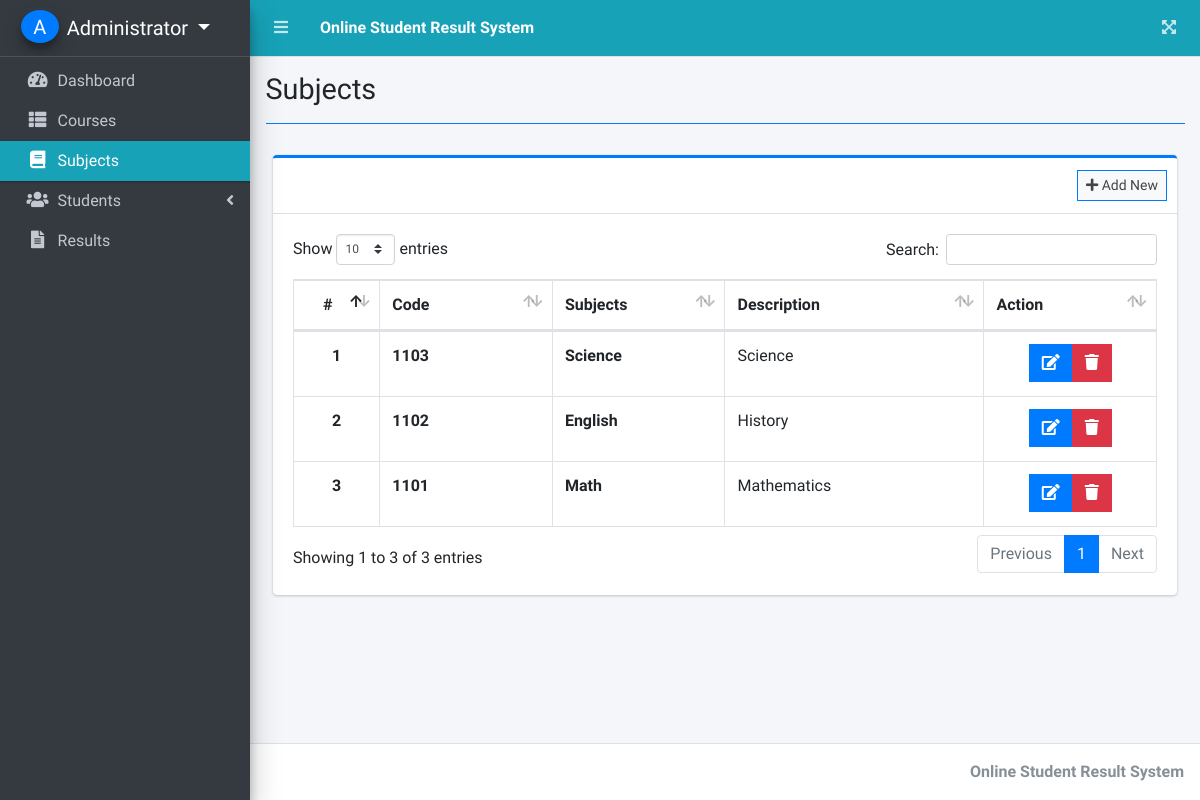
The app's page /index.php?page=subjects (signed in), older data.
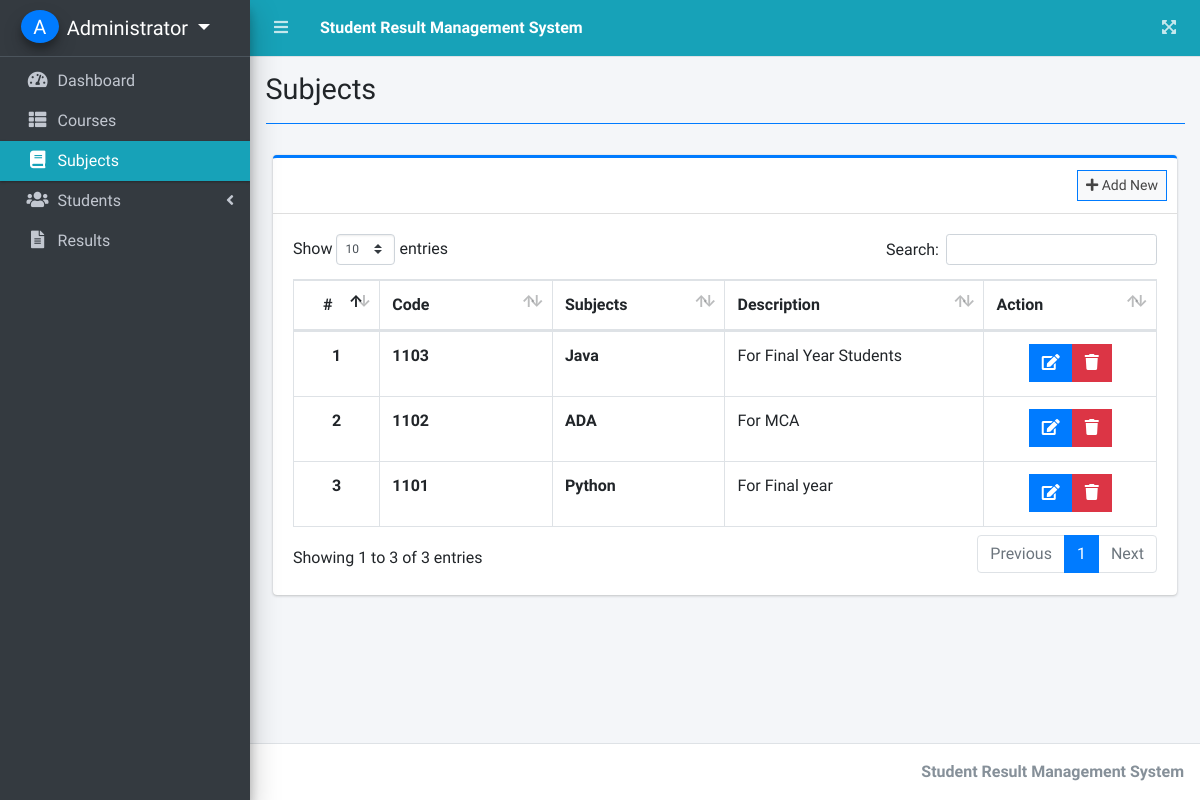
The same page, newer data.
### tables this page shows
CREATE TABLE `subjects` (
  `id` int(30) NOT NULL,
  `subject_code` varchar(50) NOT NULL,
  `subject` varchar(200) NOT NULL,
  `description` text NOT NULL,
  `date_created` datetime NOT NULL DEFAULT current_timestamp()
);

### subjects.php (the view, shortened to what this page needs)
<?php include'db_connect.php' ?>
<div class="col-lg-12">
	<div class="card card-outline card-primary">
		<div class="card-header">
			<div class="card-tools">
				<a class="btn btn-block btn-sm btn-default btn-flat border-primary new_subject" href="javascript:void(0)"><i class="fa fa-plus"></i> Add New</a>
			</div>
		</div>
		<div class="card-body">
			<table class="table tabe-hover table-bordered" id="list">
				<colgroup>
					<col width="10%">
					<col width="20%">
					<col width="20%">
					<col width="30%">
					<col width="20%">
				</colgroup>
				<thead>
					<tr>
						<th class="text-center">#</th>
						<th>Code</th>
						<th>Subjects</th>
						<th>Description</th>
						<th>Action</th>
					</tr>
				</thead>
				<tbody>
					<?php
					$i = 1;
					$qry = $conn->query("SELECT * FROM subjects order by unix_timestamp(date_created) desc ");
					while($row= $qry->fetch_assoc()):
					?>
					<tr>
						<th class="text-center"><?php echo $i++ ?></th>
						<td><b><?php echo ucwords($row['subject_code']) ?></b></td>
						<td><b><?php echo ucwords($row['subject']) ?></b></td>
						<td><p class=""><?php echo $row['description'] ?></p></td>
						<td class="text-center">
		                    <div class="btn-group">
		                        <a href="javascript:void(0)" data-id='<?php echo $row['id'] ?>' class="btn btn-primary btn-flat manage_subject">
		                          <i class="fas fa-edit"></i>
		                        </a>
		                        <button type="button" class="btn btn-danger btn-flat delete_subject" data-id="<?php echo $row['id'] ?>">
		                          <i class="fas fa-trash"></i>
		                        </button>
	                      </div>
						</td>
					</tr>
				<?php endwhile; ?>
				</tbody>
			</table>
		</div>
	</div>
</div>

### index.php (shortened to what this page needs)
<!DOCTYPE html>
<html lang="en">
<?php
	include 'header.php'
?>
<body class="hold-transition sidebar-mini layout-fixed layout-navbar-fixed layout-footer-fixed">
<div class="wrapper">
  <?php include 'topbar.php' ?>
  <?php include 'sidebar.php' ?>
  <div class="content-wrapper">
    <div class="content-header">
      <div class="container-fluid">
        <div class="row mb-2">
          <div class="col-sm-6">
            <h1 class="m-0"><?php echo $title ?></h1>
          </div>
        </div>
            <hr class="border-primary">
      </div>
    </div>
    <section class="content">
      <div class="container-fluid">
         <?php
            $page = isset($_GET['page']) ? $_GET['page'] : 'home';
            if(!file_exists($page.".php")){
                include '404.html';
            }else{
            include $page.'.php';
            }
          ?>
      </div>
    </section>
  </div>
  <footer class="main-footer">
    <div class="float-right d-none d-sm-inline-block">
      <b><?php echo $_SESSION['system']['name'] ?></b>
    </div>
  </footer>
</div>
</body>
</html>

### topbar.php (shortened to what this page needs)
<nav class="main-header navbar navbar-expand navbar-info navbar-dark ">
  <ul class="navbar-nav">
    <?php if(isset($_SESSION['login_id'])): ?>
    <li class="nav-item">
      <a class="nav-link" data-widget="pushmenu" href="" role="button"><i class="fas fa-bars"></i></a>
    </li>
  <?php endif; ?>
    <li>
      <a class="nav-link text-white"  href="./" role="button"> <large><b><?php echo $_SESSION['system']['name'] ?></b></large></a>
    </li>
  </ul>
  <ul class="navbar-nav ml-auto">
    <li class="nav-item">
      <a class="nav-link" data-widget="fullscreen" href="#" role="button">
        <i class="fas fa-expand-arrows-alt"></i>
      </a>
    </li>
  </ul>
</nav>

Row changes from the older to the newer data that the page shows:
changed subjects: subject "Science" → "Java"; description "Science" → "For Final Year Students"
changed subjects: subject "English" → "ADA"; description "History" → "For MCA"
changed subjects: subject "Math" → "Python"; description "Mathematics" → "For Final year"
Text that changed along with them:
$_SESSION['system']['name']: "Online Student Result System" → "Student Result Management System"
